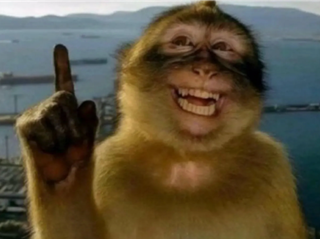
#> input picture monkey-thought.png, 320 x 240 px, found by its file name
$ python convert_image.py monkey-thought.png monkey-thought-240x320.bin
#> lines starting #> are read from the running program, lines starting #| are printed output that depends on the picture
# ai wrote this
# Convert a PNG into raw RGB565 bytes for the Pico ST7789 display.
#
# First-time setup on the computer:
#     python -m pip install Pillow
#
# Run from this folder:
#     python convert_image.py input.png output.bin
#
# Example:
#     python convert_image.py monkey-thought.png monkey-thought-240x320.bin
#
# The output must be copied to the Pico. It should be exactly 153600 bytes
# because the display is 240 x 320 pixels and each RGB565 pixel uses 2 bytes.

from pathlib import Path
import argparse

from PIL import Image


DISPLAY_WIDTH = 240
DISPLAY_HEIGHT = 320
BYTES_PER_PIXEL = 2


def rgb888_to_rgb565(red, green, blue):
    return ((red & 0xF8) << 8) | ((green & 0xFC) << 3) | (blue >> 3)


def convert_image(source_path, output_path):
    expected_size = DISPLAY_WIDTH * DISPLAY_HEIGHT * BYTES_PER_PIXEL

    with Image.open(source_path) as image:
#> image is the input picture: PIL image 320x240 RGBA; mean R, G, B, A 93.3, 83.6, 62.1, 253.6
        image = image.convert("RGB")
#> image: PIL image 320x240 RGB
        image = image.resize(
            (DISPLAY_WIDTH, DISPLAY_HEIGHT),
            Image.Resampling.LANCZOS,
        )
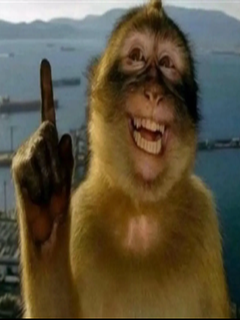
#> image: PIL image 240x320 RGB; mean R, G, B 93.3, 83.6, 62.1

        output = bytearray(expected_size)
        position = 0

        for red, green, blue in image.getdata():
            pixel = rgb888_to_rgb565(red, green, blue)
            output[position] = pixel >> 8
            output[position + 1] = pixel & 0xFF
            position += BYTES_PER_PIXEL
#> this loop made 76800 passes
#> (red, green, blue, pixel, position) on passes 1 to 3: (240, 238, 241, 63358, 2), (238, 238, 241, 61310, 4), (238, 238, 240, 61310, 6)
#> after the loop, position = 153600

    output_path.write_bytes(output)

    actual_size = output_path.stat().st_size
    if actual_size != expected_size:
        raise RuntimeError(
            f"Expected {expected_size} bytes, wrote {actual_size} bytes"
        )

    print(f"Converted {source_path} to {output_path}")
    print(f"Size: {DISPLAY_WIDTH}x{DISPLAY_HEIGHT}, {actual_size} bytes")


def main():
    parser = argparse.ArgumentParser(
        description="Convert a PNG image to raw RGB565 for a 240x320 ST7789 display."
    )
    parser.add_argument("source", type=Path, help="Input PNG or other Pillow image")
    parser.add_argument("output", type=Path, help="Output .bin filename")
    arguments = parser.parse_args()

    convert_image(arguments.source, arguments.output)


if __name__ == "__main__":
    main()

$ run again, with monkey-thinking.png copied over monkey-thought.png
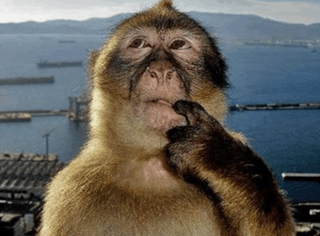
#> input picture monkey-thinking.png, 320 x 236 px, found by its file name
#> in convert_image, image is the input picture: PIL image 320x236 RGB; mean R, G, B 99.7, 97, 90.5
#> in convert_image, `image = image.resize( (DISPLAY_WIDTH, DISPLAY_HEIGHT), Image.Resamplin..`:
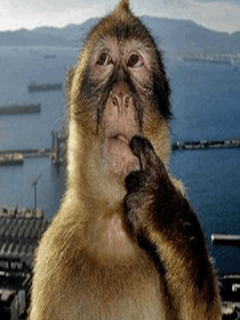
#> image: PIL image 240x320 RGB; mean R, G, B 99.7, 97, 90.5
#> the loop in convert_image, `for red, green, blue in image.getdata():` made 76800 passes
#> (red, green, blue, pixel, position) on passes 1 to 3: (227, 228, 227, 59196, 2), (227, 228, 227, 59196, 4), (227, 228, 227, 59196, 6)
#> after the loop in convert_image, `for red, green, blue in image.getdata():`: position = 153600
